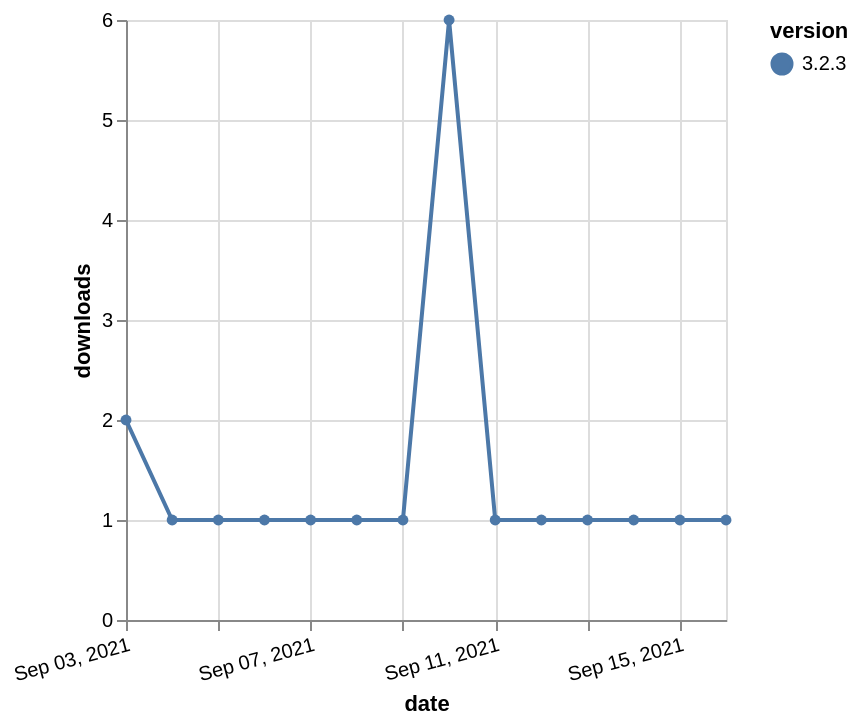

Vega-Lite specification for this chart:
### Vega-Lite specification from a JSON file in a GitHub repository (floating-point values rounded to 4 significant figures)
{"$schema": "https://vega.github.io/schema/vega-lite/v5.json", "description": "A simple bar chart with embedded data.", "data": {"values": [{"date": "2021-09-03", "total": 617, "delta": 2, "version": "3.2.3"}, {"date": "2021-09-04", "total": 618, "delta": 1, "version": "3.2.3"}, {"date": "2021-09-05", "total": 619, "delta": 1, "version": "3.2.3"}, {"date": "2021-09-06", "total": 620, "delta": 1, "version": "3.2.3"}, {"date": "2021-09-07", "total": 621, "delta": 1, "version": "3.2.3"}, {"date": "2021-09-08", "total": 622, "delta": 1, "version": "3.2.3"}, {"date": "2021-09-09", "total": 623, "delta": 1, "version": "3.2.3"}, {"date": "2021-09-10", "total": 629, "delta": 6, "version": "3.2.3"}, {"date": "2021-09-11", "total": 630, "delta": 1, "version": "3.2.3"}, {"date": "2021-09-12", "total": 631, "delta": 1, "version": "3.2.3"}, {"date": "2021-09-13", "total": 632, "delta": 1, "version": "3.2.3"}, {"date": "2021-09-14", "total": 633, "delta": 1, "version": "3.2.3"}, {"date": "2021-09-15", "total": 634, "delta": 1, "version": "3.2.3"}, {"date": "2021-09-16", "total": 635, "delta": 1, "version": "3.2.3"}]}, "width": "container", "mark": {"type": "line", "point": {"filled": true}}, "encoding": {"x": {"field": "date", "type": "temporal", "timeUnit": "yearmonthdate", "title": "date", "axis": {"labelAngle": -15}}, "y": {"field": "delta", "type": "quantitative", "title": "downloads"}, "color": {"field": "version", "type": "nominal"}, "tooltip": {"field": "delta"}}}
